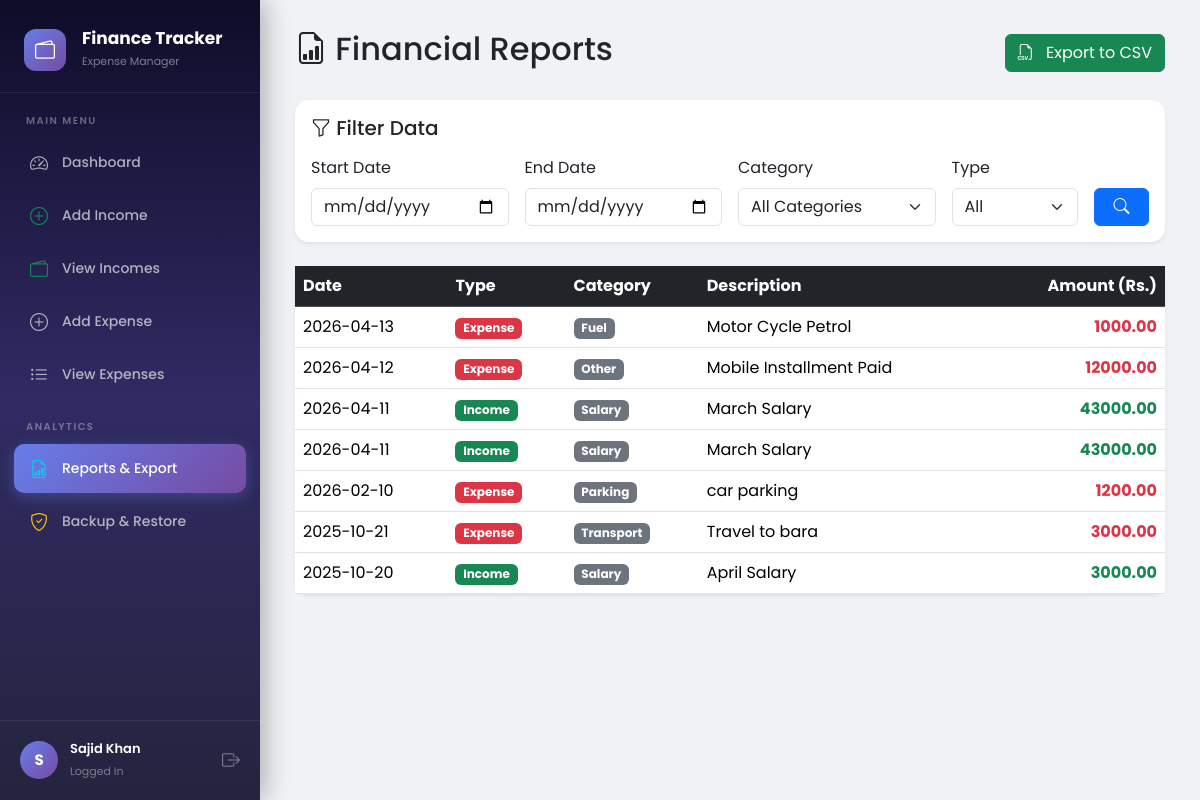
The page /reports (signed in) on the database as committed earlier.
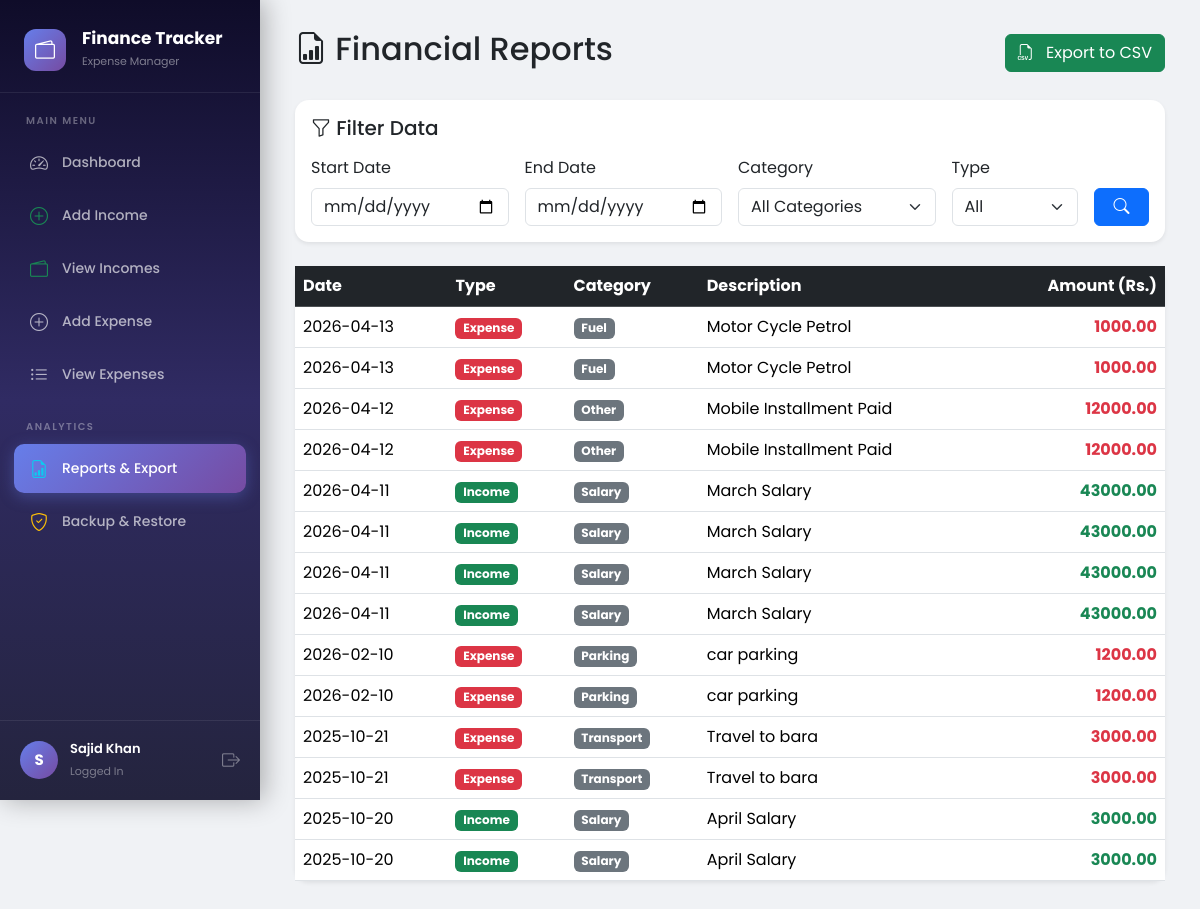
The same page on the database as committed later.
### tables this page shows
CREATE TABLE transactions(
        id INTEGER PRIMARY KEY AUTOINCREMENT,
        user_id INTEGER NOT NULL,
        type TEXT NOT NULL,
        category TEXT NOT NULL,
        amount REAL NOT NULL,
        description TEXT,
        date DATE NOT NULL,
        created_at TIMESTAMP DEFAULT CURRENT_TIMESTAMP,
        FOREIGN KEY (user_id) REFERENCES users(id)
    );

### routes/reports.py (the view, shortened to what this page needs)
@reports.route('/reports', methods=['GET', 'POST'])
def view_reports():
    if 'user_id' not in session:
        return redirect(url_for('auth.login'))
    db = get_db()
    user_id = session['user_id']
    query = "SELECT * FROM transactions WHERE user_id = ? ORDER BY date DESC"
    params = [user_id]
    transactions = db.execute(query, params).fetchall()
    categories_data = db.execute("SELECT DISTINCT category FROM transactions WHERE user_id = ?", (user_id,)).fetchall()
    categories = [row['category'] for row in categories_data]
    return render_template('reports.html', transactions=transactions, categories=categories)

### app.py (called while the page is built)
@app.teardown_appcontext
def shutdown_session(exception=None):
    close_connection(exception)

### models/database.py (called while the page is built)
def get_db():
    db = getattr(g, '_database', None)
    if db is None:
        db = g._database = sqlite3.connect(DATABASE)
        db.row_factory = sqlite3.Row
    return db

def close_connection(exception):
    db = getattr(g, '_database', None)
    if db is not None:
        db.close()

### templates/reports.html (shortened to what this page needs)
{% extends "base.html" %}
{% block content %}
<div class="d-flex justify-content-between align-items-center mb-4">
    <h2><i class="bi bi-file-earmark-bar-graph"></i> Financial Reports</h2>
    <a href="{{ url_for('reports.export_data') }}" class="btn btn-success">
        <i class="bi bi-filetype-csv me-2"></i> Export to CSV
    </a>
</div>
<div class="card mb-4 shadow-sm border-0" style="border-radius: 14px;">
    <div class="card-body">
        <h5 class="card-title mb-3"><i class="bi bi-funnel"></i> Filter Data</h5>
        <form method="POST" class="row g-3">
            <div class="col-md-3">
                <label class="form-label">Start Date</label>
                <input type="date" name="start_date" class="form-control">
            </div>
            <div class="col-md-3">
                <label class="form-label">End Date</label>
                <input type="date" name="end_date" class="form-control">
            </div>
            <div class="col-md-3">
                <label class="form-label">Category</label>
                <select name="category" class="form-select">
                    <option value="all">All Categories</option>
                </select>
            </div>
            <div class="col-md-2">
                <label class="form-label">Type</label>
                <select name="type" class="form-select">
                    <option value="all">All</option>
                </select>
            </div>
            <div class="col-md-1 d-flex align-items-end">
                <button type="submit" class="btn btn-primary w-100"><i class="bi bi-search"></i></button>
            </div>
        </form>
    </div>
</div>
<div class="card shadow-sm border-0" style="border-radius: 14px;">
    <div class="card-body p-0">
        <div class="table-responsive">
            <table class="table table-hover mb-0">
                <thead class="table-dark">
                    <tr>
                        <th>Date</th>
                        <th>Type</th>
                        <th>Category</th>
                        <th>Description</th>
                        <th class="text-end">Amount (Rs.)</th>
                    </tr>
                </thead>
                <tbody>
                    {% for txn in transactions %}
                    <tr>
                        <td>{{ txn['date'] }}</td>
                        <td>
                            {% if txn['type'] == 'income' %}
                                <span class="badge bg-success">Income</span>
                            {% else %}
                                <span class="badge bg-danger">Expense</span>
                            {% endif %}
                        </td>
                        <td><span class="badge bg-secondary">{{ txn['category'] }}</span></td>
                        <td>{{ txn['description'] if txn['description'] else '-' }}</td>
                        <td class="text-end fw-bold {% if txn['type'] == 'income' %}text-success{% else %}text-danger{% endif %}">
                            {{ "%.2f"|format(txn['amount']) }}
                        </td>
                    </tr>
                    {% else %}
                    <tr>
                        <td colspan="5" class="text-center text-muted py-4">No data found for the selected filters.</td>
                    </tr>
                    {% endfor %}
                </tbody>
            </table>
        </div>
    </div>
</div>
{% endblock %}

### templates/base.html (shortened to what this page needs)
<!DOCTYPE html>
<html lang="en">
<head>
    <link href="https://cdn.jsdelivr.net/npm/bootstrap@5.3.2/dist/css/bootstrap.min.css" rel="stylesheet">
    <link href="https://cdn.jsdelivr.net/npm/bootstrap-icons@1.11.1/font/bootstrap-icons.css" rel="stylesheet">
</head>
<body>
    {% if session.get('user_id') %}
    <aside class="sidebar" id="sidebar">
        <div class="sidebar-brand">
            <div class="d-flex align-items-center gap-3">
                <div class="logo-icon">
                    <i class="bi bi-wallet2"></i>
                </div>
                <div>
                    <h5>Finance Tracker</h5>
                    <small>Expense Manager</small>
                </div>
            </div>
        </div>
        <nav class="sidebar-nav">
            <div class="sidebar-label">Main Menu</div>
            <a href="/dashboard" class="sidebar-link {% if request.path == '/dashboard' %}active{% endif %}">
                <i class="bi bi-speedometer2"></i>
                <span>Dashboard</span>
            </a>
            <a href="/add_income" class="sidebar-link {% if request.path == '/add_income' %}active{% endif %}">
                <i class="bi bi-plus-circle text-success"></i>
                <span>Add Income</span>
            </a>
            <a href="/incomes" class="sidebar-link {% if request.path == '/incomes' %}active{% endif %}">
                <i class="bi bi-wallet2 text-success"></i>
                <span>View Incomes</span>
            </a>
            <a href="/add" class="sidebar-link {% if request.path == '/add' %}active{% endif %}">
                <i class="bi bi-plus-circle"></i>
                <span>Add Expense</span>
            </a>
            <a href="/expenses" class="sidebar-link {% if request.path == '/expenses' %}active{% endif %}">
                <i class="bi bi-list-ul"></i>
                <span>View Expenses</span>
            </a>
            <div class="sidebar-label">Analytics</div>
            <a href="/reports" class="sidebar-link {% if request.path == '/reports' %}active{% endif %}">
                <i class="bi bi-file-earmark-bar-graph text-info"></i>
                <span>Reports & Export</span>
            </a>
            <a href="/backup" class="sidebar-link {% if request.path == '/backup' %}active{% endif %}">
                <i class="bi bi-shield-check text-warning"></i>
                <span>Backup & Restore</span>
            </a>
        </nav>
        <div class="sidebar-user">
            <div class="avatar">{{ session.get('user_name', 'U')[0]|upper }}</div>
            <div class="user-info">
                <span>{{ session.get('user_name') }}</span>
                <small>Logged In</small>
            </div>
            <a href="/logout" class="logout-btn" title="Logout">
                <i class="bi bi-box-arrow-right"></i>
            </a>
        </div>
    </aside>
    <div class="main-content">
        {% block content %}{% endblock %}
    </div>
    {% endif %}
</body>
</html>

### templates/base.html (style rules this page uses)
* { font-family: 'Poppins', sans-serif; }
body { background-color: #f0f2f5; margin: 0; }
.card { border: none; border-radius: 14px; box-shadow: 0 4px 15px rgba(0,0,0,0.06); }
.sidebar { position: fixed; top: 0; left: 0; width: 260px; height: 100vh; background: linear-gradient(180deg, #0f0c29 0%, #302b63 50%, #24243e 100%); z-index: 1000; display: flex; flex-direction: column; transition: transform 0.3s ease; box-shadow: 4px 0 25px rgba(0,0,0,0.3); }
.sidebar-brand { padding: 28px 24px 20px; border-bottom: 1px solid rgba(255,255,255,0.08); }
.sidebar-brand .logo-icon { width: 42px; height: 42px; background: linear-gradient(135deg, #667eea, #764ba2); border-radius: 12px; display: flex; align-items: center; justify-content: center; font-size: 20px; color: white; }
.sidebar-brand h5 { color: #fff; font-weight: 700; font-size: 17px; margin: 0; }
.sidebar-brand small { color: rgba(255,255,255,0.45); font-size: 11px; }
.sidebar-nav { flex: 1; padding: 20px 14px; overflow-y: auto; }
.sidebar-label { color: rgba(255,255,255,0.35); font-size: 10px; font-weight: 600; letter-spacing: 1.5px; text-transform: uppercase; padding: 0 12px; margin-bottom: 10px; margin-top: 20px; }
.sidebar-label:first-child { margin-top: 0; }
.sidebar-link { display: flex; align-items: center; gap: 12px; padding: 11px 14px; border-radius: 10px; color: rgba(255,255,255,0.65); text-decoration: none; font-size: 14px; font-weight: 500; transition: all 0.25s ease; margin-bottom: 4px; }
.sidebar-link i { font-size: 18px; width: 22px; text-align: center; }
.sidebar-link.active { background: linear-gradient(135deg, #667eea, #764ba2); color: #fff; box-shadow: 0 4px 15px rgba(102,126,234,0.35); }
.sidebar-user { padding: 18px 20px; border-top: 1px solid rgba(255,255,255,0.08); display: flex; align-items: center; gap: 12px; }
.sidebar-user .avatar { width: 38px; height: 38px; background: linear-gradient(135deg, #667eea, #764ba2); border-radius: 50%; display: flex; align-items: center; justify-content: center; color: #fff; font-weight: 700; font-size: 15px; }
.sidebar-user .user-info { flex: 1; min-width: 0; }
.sidebar-user .user-info span { display: block; color: #fff; font-size: 13px; font-weight: 600; white-space: nowrap; overflow: hidden; text-overflow: ellipsis; }
.sidebar-user .user-info small { color: rgba(255,255,255,0.4); font-size: 11px; }
.sidebar-user .logout-btn { color: rgba(255,255,255,0.4); font-size: 18px; text-decoration: none; transition: color 0.2s; }
.main-content { margin-left: 260px; min-height: 100vh; padding: 30px 35px; transition: margin-left 0.3s ease; }

Rows that differ between the two databases and show on the page:
added transactions: date "2026-04-13", type "Expense", category "Fuel", description "Motor Cycle Petrol", amount "1000.00"
added transactions: date "2026-04-12", type "Expense", category "Other", description "Mobile Installment Paid", amount "12000.00"
added transactions: date "2026-04-11", type "Income", category "Salary", description "March Salary", amount "43000.00"
added transactions: date "2026-04-11", type "Income", category "Salary", description "March Salary", amount "43000.00"
added transactions: date "2026-02-10", type "Expense", category "Parking", description "car parking", amount "1200.00"
added transactions: date "2025-10-21", type "Expense", category "Transport", description "Travel to bara", amount "3000.00"
added transactions: date "2025-10-20", type "Income", category "Salary", description "April Salary", amount "3000.00"
